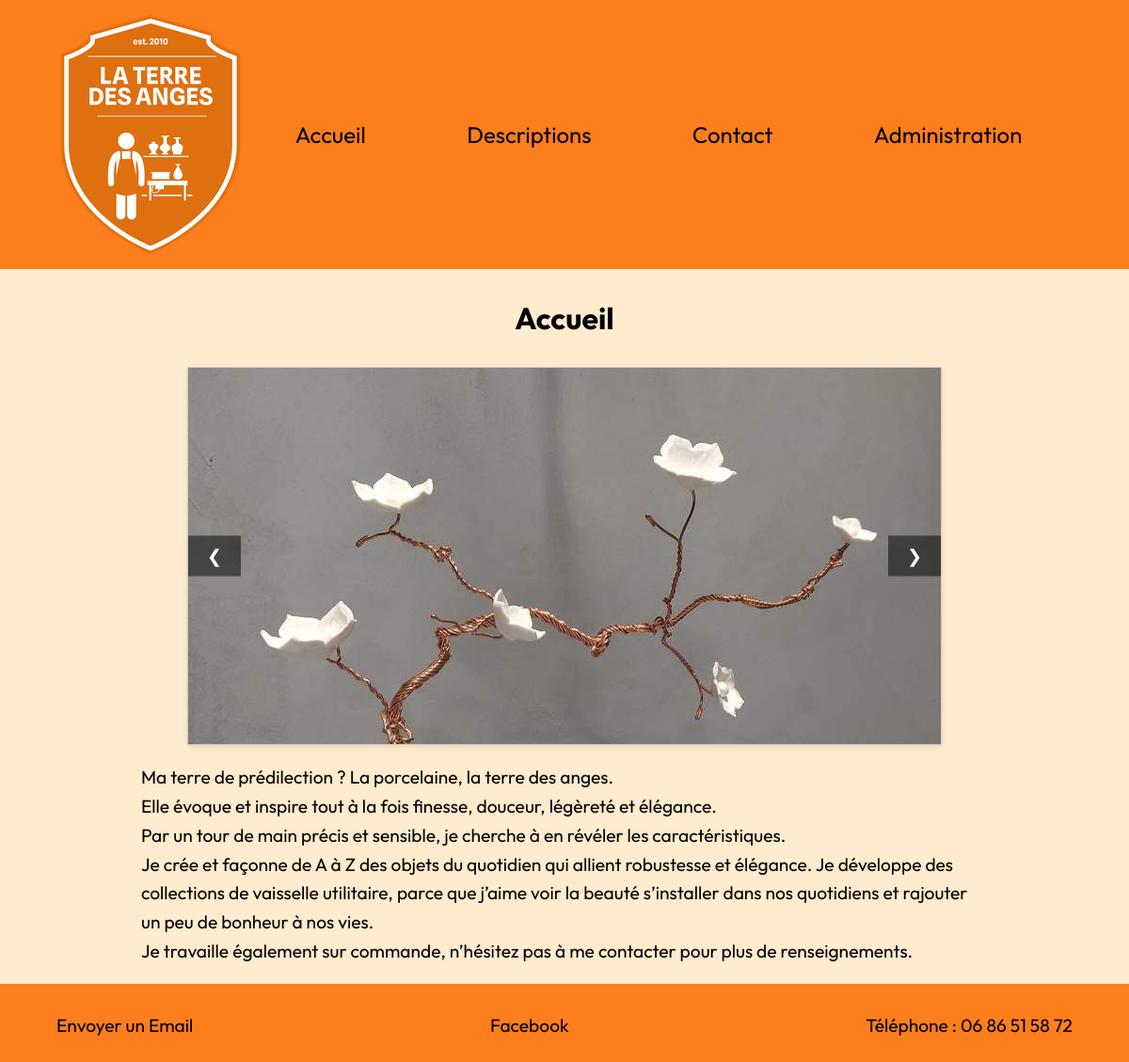
The page / on the database its author committed.
### tables this page shows
CREATE TABLE `Presentation` (
  `id` int(11) NOT NULL,
  `texte` varchar(2000) NOT NULL
);

CREATE TABLE `Contact` (
  `Email` varchar(50) NOT NULL DEFAULT 'laetitia.dhugues@orange.fr',
  `Location` varchar(150) NOT NULL DEFAULT '5 Rue du Four à Pain, 12220 Peyrusse-le-Roc',
  `Phone` varchar(20) NOT NULL DEFAULT '06 86 51 58 72',
  `Facebook` varchar(120) NOT NULL DEFAULT 'https://www.facebook.com/laterredesangespeyrusse/?locale=fr_FR'
);

### includes/function.php (called while the page is built, shortened)
<?php
function getContact($bdd){
    $sql = "SELECT Email, Location, Phone, Facebook FROM Contact LIMIT 1";
    $stmt = $bdd->prepare($sql);
    $stmt->execute();
    $row = $stmt->fetchObject();
    return $row;
}
function getPresentation($bdd){
    $sql = "SELECT texte FROM Presentation LIMIT 1";
    $stmt = $bdd->prepare($sql);
    $stmt->execute();
    $row = $stmt->fetchObject();
    return $row;
}

### Index.php (the view, shortened to what this page needs)
<!DOCTYPE html>
<html lang="fr">
<head>
<?php
    require 'includes/bdd.php';
?>
    <link rel="stylesheet" href="css/style-minified.css" type="text/css" media="print">
    <link rel="stylesheet" href="css/style-minified.css">
    <link rel="stylesheet" media="screen and (max-width: 768px)" href="css/mediaQueries-minified.css">
</head>
<body>
<header><?php
require_once 'includes/menu.php';
require_once 'includes/function.php';
$presentation = getPresentation($bdd);
?></header>
<div class="container">
<h2>Accueil</h2>
<div id="carousel-container">
    <div id="carousel">
    </div>
    <div class="carousel-controls">
        <button id="prev-button">❮</button>
        <button id="next-button">❯</button>
    </div>
</div>
<div id="presentation">
    <p><?php echo $presentation->texte ?></p>
</div>
</div>
<footer>
<?php
require 'includes/footer.php';
?>
</footer>
</body>
</html>

### includes/footer.php
<?php
  require_once "function.php";
  $contact = getContact($bdd);
  ?>
<p><a href="mailto:<?php echo $contact->Email ?>">Envoyer un Email </a></p>
<p><a href="<?php echo $contact->Facebook?>">Facebook </a></p>
<p>Téléphone : <?php echo $contact->Phone ?></p>

### css/style-minified.css (style rules this page uses)
a,a:visited { text-decoration:none }
body,header { background-color:#fd7e1d }
body { font-family:Outfit,sans-serif;line-height:1.6;margin:0 }
h2 { font-size:2em }
p { font-size:1.2em }
a { color:#000 }
footer,header,main,nav { display:flex;width:90%;margin:10px auto }
header { justify-content:space-between;align-items:center }
footer { justify-content:space-between;align-items:center }
.container { display:flex;flex-direction:column;align-items:center;margin:auto;width:100%;background-color:#ffebcd }
#presentation { width:75% }
#carousel-container { width:800px;height:400px;position:relative;overflow:hidden;border:1px solid #ccc;box-shadow:0 2px 5px rgba(0,0,0,.1);background-color:#fff }
#carousel { display:flex;transition:transform .5s ease-in-out }
.carousel-controls { position:absolute;top:50%;left:0;transform:translateY(-50%);width:100%;display:flex;justify-content:space-between;z-index:10 }
.carousel-controls button { padding:10px 20px;background-color:rgba(0,0,0,.5);color:#fff;border:none;cursor:pointer;font-size:1.2em }

### css/mediaQueries-minified.css (style rules this page uses)
header,nav a { padding:10px 20px;background-color:#fd7e1d }
header { display:flex;justify-content:space-between;align-items:center }
footer { display:flex;justify-content:space-between;align-items:center;padding:20px;background-color:#f8f9fa;width:90%;margin:10px auto }
footer a { text-decoration:none;color:#000 }
footer p { margin:0 }

### rows shown on the page
presentation: texte "Ma terre de prédilection ? La porcelaine, la terre des anges. Elle évoque et inspire tout à la fois finesse, douceur, légèreté et élégance. Par un tour de main précis et sensible, je cherche à en révéler les caractéristiques. Je crée et façonne de A à Z des objets du quotidien qui allient robustesse et élégance. Je développe des collections de vaisselle utilitaire, parce que j’aime voir la beauté s’installer dans nos quotidiens et rajouter un peu de bonheur à nos vies. Je travaille également sur commande, n’hésitez pas à me contacter pour plus de renseignements."
contact: Phone "06 86 51 58 72"
